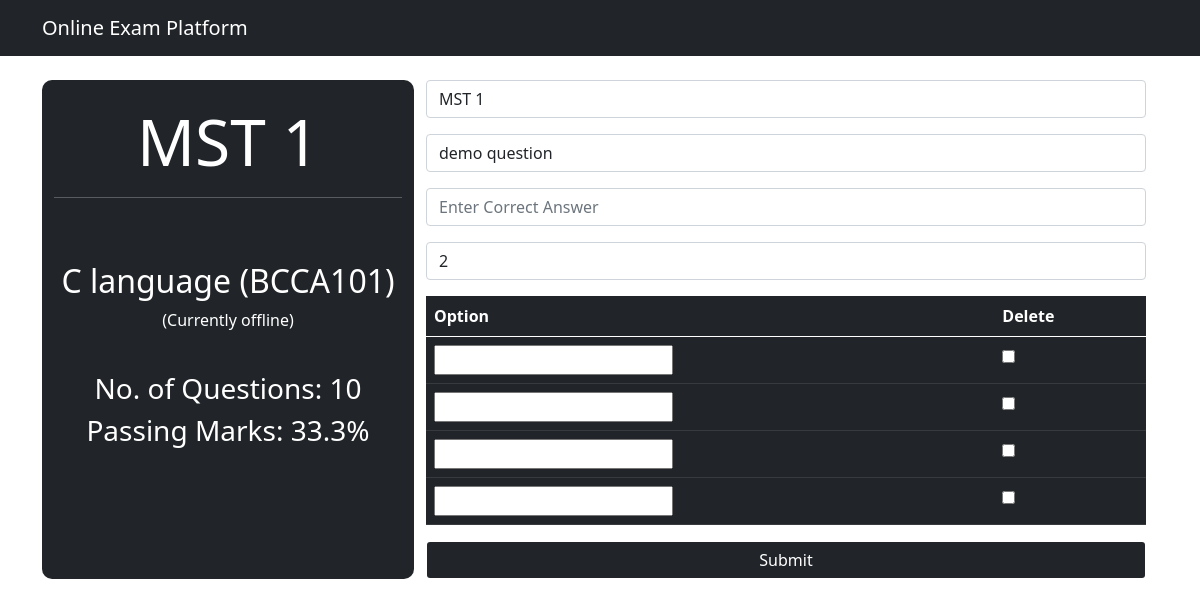
/exams/1/questions/create, run on the app's committed database.
### exams/models.py (models this page shows, shortened)
class Exam(models.Model):
    created_at = models.DateTimeField(auto_now_add=True)
    title = models.CharField(max_length=255)
    status = models.CharField(max_length=255, choices=EXAM_STATUS_CHOICE, default='offline')
    subject = models.ForeignKey(Subject, on_delete=models.CASCADE, related_name='subject')
    num_questions = models.IntegerField()
    passing_marks = models.FloatField()
    def __str__(self):
        return self.title

class Subject(models.Model):
    subject_code = models.CharField(max_length=255, primary_key=True)
    name = models.CharField(max_length=255)

### exams/views.py (the view, shortened to what this page needs)
# urls.py: path('<int:pk>/questions/create', CreateQuestionsView.as_view(), name='create_questions'),
class CreateQuestionsView(CreateView):
    model = Question
    fields = '__all__'
    template_name = 'create_questions.html'
    def get_context_data(self, **kwargs):
        data = super(CreateQuestionsView, self).get_context_data(**kwargs)
        data['exam'] = Exam.objects.get(id=self.kwargs['pk'])
        if self.request.POST:
            data['question'] = CreateQuestionsFormSet(self.request.POST)
        else:
            data['question'] = CreateQuestionsFormSet()
        return data

### exams/templates/create_questions.html (shortened to what this page needs)
{% extends 'base.html' %}
{% block content %}
<form action="" method="post">
    <br>
    <div class="container">
        <div class="row">
            <div class="col-md-4 text-white text-center bg-dark" style="border-radius: 10px;">
                <br>
                <h1 class="display-3">{{ exam.title }}</h1>
                <hr>
                <br><br>
                <h2>{{ exam.subject.name }} ({{ exam.subject.subject_code }})</h2>
                {% if exam.status == 'offline' %}
                    <p>(Currently {{exam.status}})</p>
                {% else %}
                    <p>({{exam.status}})</p>
                {% endif %}
                <br>
                <h3>No. of Questions: {{ exam.num_questions }}</h3>
                <h3>Passing Marks: {{ exam.passing_marks }}%</h3>
                <br>
            </div>
            <div class="col-md-8">
                <div class="form">
                    {{ form.as_p }}
                </div>
                <div class="table-responsive">
                    <table class="table table-dark">
                        {% for form in question.forms %}
                            {% if forloop.first %}
                                <thead>
                                <tr>
                                    {% for field in form.visible_fields %}
                                        <th>{{ field.label|capfirst }}</th>
                                    {% endfor %}
                                </tr>
                                </thead>
                            {% endif %}
                            <tr class="{% cycle row1 row2 %} formset_row">
                                {% for field in form.visible_fields %}
                                    <td>
                                        {{ field }}
                                    </td>
                                {% endfor %}
                            </tr>
                        {% endfor %}
                    </table>
                </div>
                <button type='submit' class='btn bg-dark text-white form-control'>Submit</button>
            </form>
            </div>
{% endblock %}

### data on the page
Exam: title "MST 1", subject.name "C language", subject.subject_code "BCCA101", status "offline", num_questions "10", passing_marks "33.3"

### other printed values
{{ field.label|capfirst }} "Option" "Delete"
